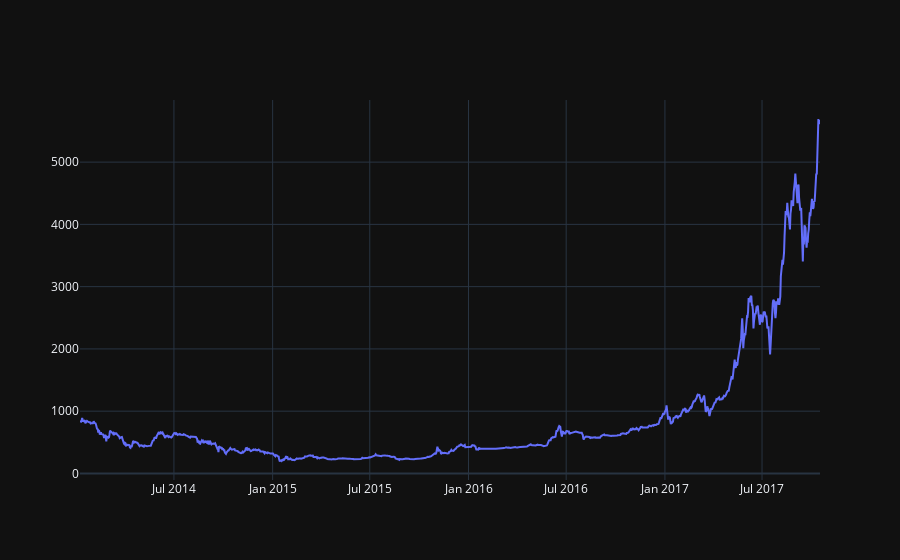

Notebook source saved alongside this figure:
### Markdown cell above
#### Plot new line graph again on `Weighted Price` with newly filled values

### Code cell
btc_trace = go.Scatter(x=data.index, y=data['Weighted Price'], name= 'Price')
py.iplot([btc_trace])

### Figure 1 — Plotly figure (JSON) as saved in the notebook; plotly's stock layout.template omitted (floating-point values rounded to 4 significant figures; data arrays with more than 128 entries replaced by an {"elided": "..."} marker saying what was removed)
{"data": [{"name": "Price", "x": {"elided": "1380 str values"}, "y": {"elided": "1380 float values"}, "type": "scatter"}], "layout": {}}
